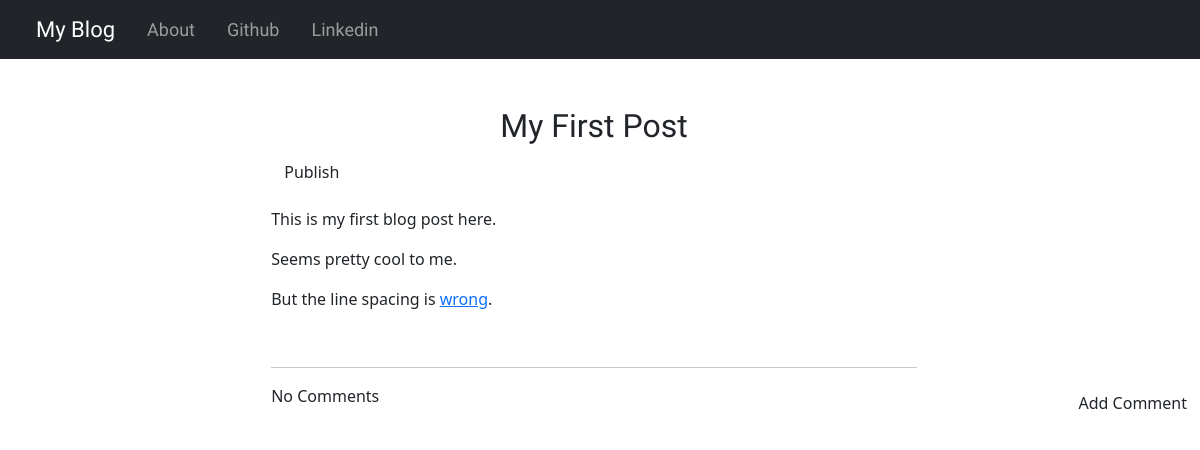
/2, run on the app's committed database.
### blog/models.py (models this page shows, shortened)
class Post(models.Model):
    author = models.ForeignKey("auth.User", on_delete=models.CASCADE)
    title = models.CharField(max_length=200)
    text = models.TextField()
    date = models.DateTimeField(default=timezone.now)
    published_date = models.DateTimeField(blank=True, null=True)

### blog/views.py (the view)
# urls.py: path('<int:pk>', views.PostDetailView.as_view(), name='post_detail'),
class PostDetailView(DetailView):
    model = Post

### blog/templates/blog/post_detail.html (shortened to what this page needs)
{% extends 'blog/base.html' %}
{% load bootstrap_icons %}
{% block body_block %}
    <div class="container my-5" style="width:60%;">
        <h1 class="posttitle loader">{{ post.title }}</h1>
        {% if post.published_date %}
            <div class="date postdate">
                {{ post.published_date }}
            </div>
        {% else %}
            <a href="{% url 'blog:post_publish' pk=post.pk %}" class="btn btn-default">Publish</a>
        {% endif %}
        <p class="postcontent">{{ post.text|safe|linebreaksbr }}</p>
        <hr>
        <a href="{% url 'blog:add_comment_to_post' pk=post.pk %}" class="btn btn-comment">Add Comment</a>
        <div class="conatiner">
            {% for comment in post.comments.all %}
                <br>
                {% if user.is_authenticated or comment.approved_comment %}
                    {{ comment.created_date }}
                        {% if not comment.approved_comment %}
                        <a href="{% url 'blog:comment_approve' pk=comment.pk %}" class="btn btn-primary"><span>{% bs_icon 'hand-thumbs-up' %}</span></a>
                        <a href="{% url 'blog:comment_remove' pk=comment.pk %}" class="btn btn-danger"><span>{% bs_icon 'trash-fill' %}</span></a>
                        {% endif %}
                {% endif %}
            <p>{{ comment.text|safe|linebreaks }}</p>
            <p>Posted by {{ comment.author }}</p>
            {% empty %}
            <p>No Comments</p>
            {% endfor %}
        </div>
    </div>
{% endblock %}

### blog/static/css/blog.css (style rules this page uses)
.posttitle { font-family: 'Mooli', sans-serif; font-size: 2em; text-align: center; }
.postcontent { font-family: 'Montserrat'; font-size: 1em; }
.btn-comment { position: absolute; right: 0px; }
.loader { filter:hue-rotate(0deg); color:linear-gradient(45deg,#0f8,#08f); animation:hue 10000ms infinite linear; }

### data on the page
Post: title "My First Post", text "This is my first blog post here. Seems pretty cool to me. But the line spacing is wrong ."
